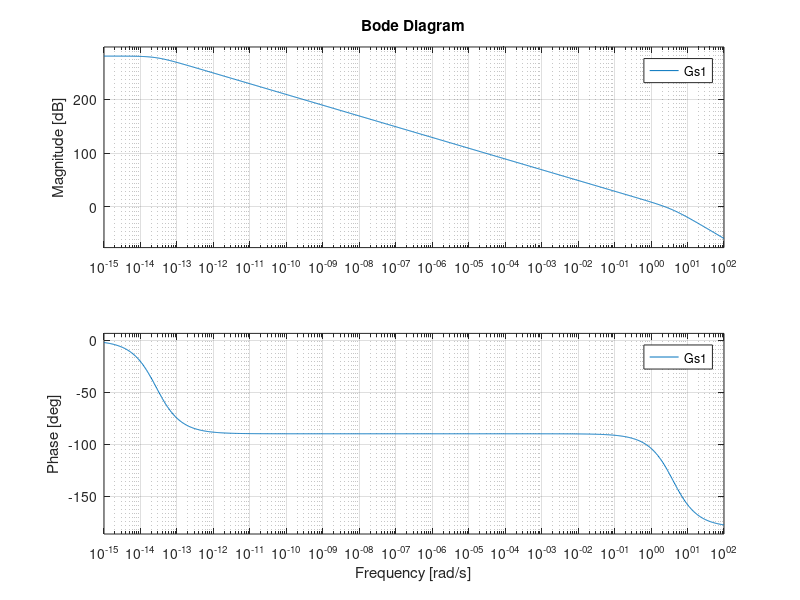
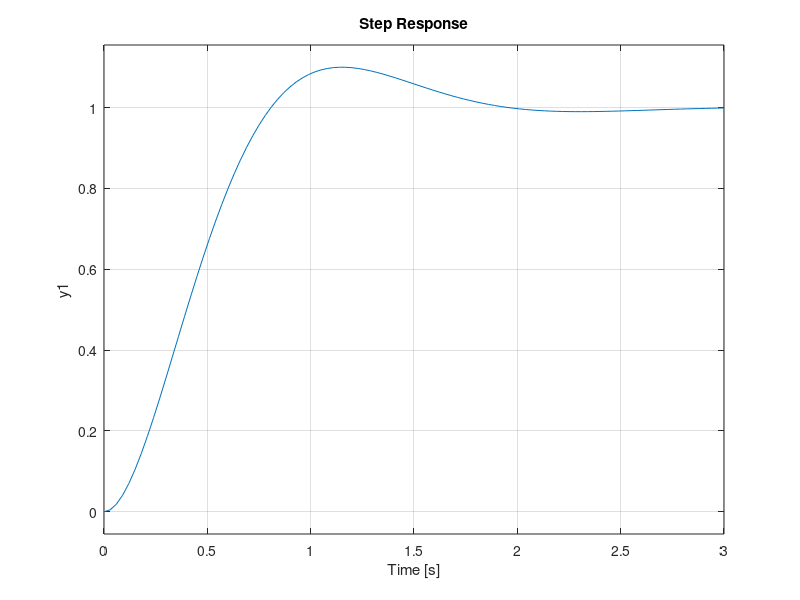
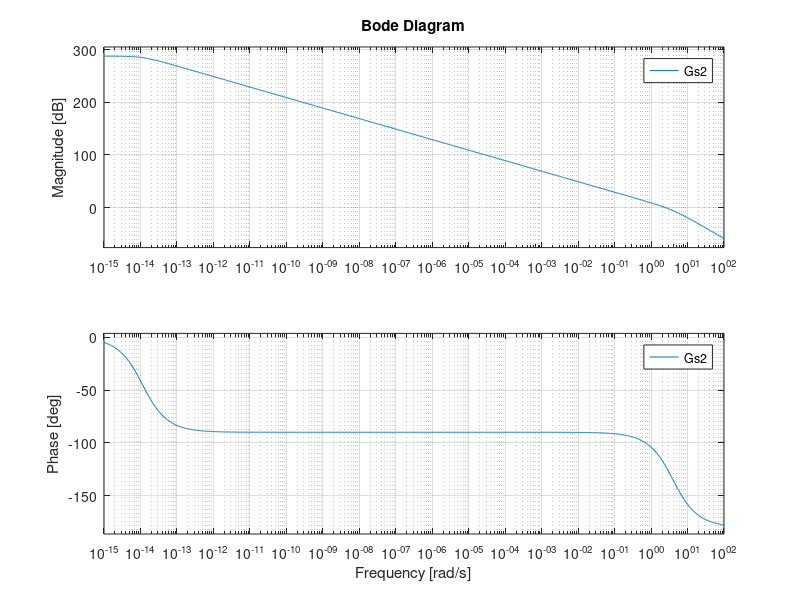
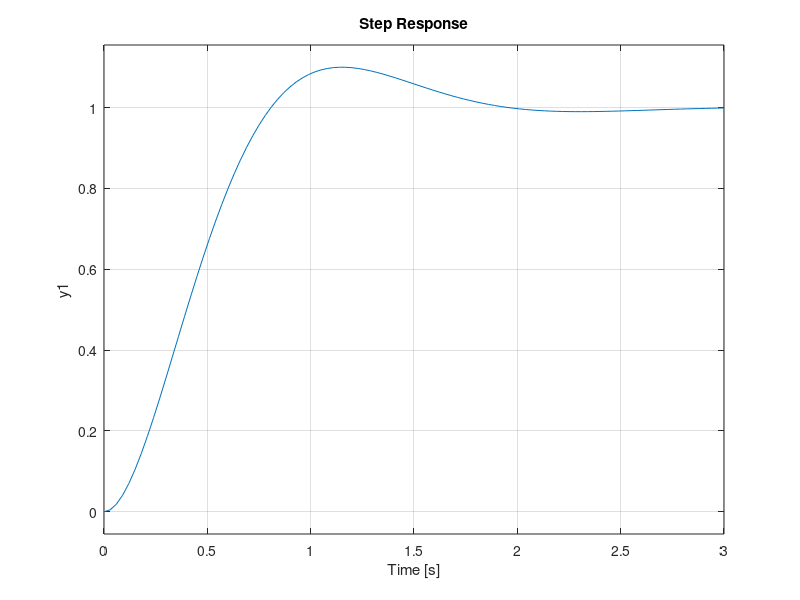

Reproduce these figures in MATLAB, in order.
clear all
clc
A=[0 1 0 0 0 0;
    0 -0.4733 -29.1464 0.4733 0 0;
    0 0 0 1 0 0;
    0 0.1401 29.1651 -0.1401 0 0;
    0 0 0 0 0 1;
    0 0 0 0 0 -2.6349]
B=[0 0;
    109.3664 109.3664;
    0 0;
    -32.3752 -32.3752;
    0 0;
    -0.5055 0.5055]

C=eye(6)
D=zeros(6,2)
sys=ss(A,B,C,D);
Hp=zpk(tf(sys))

C0=ctrb(A,B)
ctrb=rank(C0)
O0=obsv(A,C)
obs=rank(O0)
G11=Hp(1,1);
G12=Hp(2,1);
G13=Hp(3,1);
G14=Hp(4,1);
G15=Hp(5,1);
G16=Hp(6,1);
G21=Hp(1,2);
G22=Hp(2,2);
G23=Hp(3,2);
G24=Hp(4,2);
G25=Hp(5,2);
G26=Hp(6,2);

G_11=minreal(zpk(G11))
G_12=minreal(zpk(G13))
G_21=minreal(zpk(G23))
G_22=minreal(zpk(G21))

%alegeri bune:
%g11 g15 g25 g21
%g11 g13 g23 g21

[num_11,den_11]=tfdata(G_11,'V');
[num_12,den_12]=tfdata(G_12,'V');
[num_21,den_21]=tfdata(G_21,'V');
[num_22,den_22]=tfdata(G_22,'V');

G=[G_11 G_12;
   G_21 G_22]

%% 
D11=1;
D12=-G_12/G_11;
D21=-G_21/G_22;
D22=1;
D=[D11 D12;
   D21 D22]
[num_d11,den_d11]=tfdata(G_11,'V');
[num_d12,den_d12]=tfdata(G_12,'V');
[num_d21,den_d21]=tfdata(G_21,'V');
[num_d22,den_d22]=tfdata(G_22,'V');
H=minreal(zpk(G*D))

H11=H(1,1)
H22=H(2,2)

G1=minreal(zpk(H11),0.1)
G2=minreal(zpk(H22),0.1)

[num_G1,den_G1]=tfdata(G1,'V');
[num_G2,den_G2]=tfdata(G2,'V');
%% Calcul controller 1 Guillemin-Truxal
sigma=0.1;
tr=2;

% =>
zeta=(-log(sigma))/(sqrt(pi^2+(log(sigma))^2))
wn=4/(zeta*tr)
cv=wn/(2*zeta);
wb=wn*sqrt(1-2*zeta^2+sqrt(2-4*zeta^2+4*zeta^4));

G01=tf(wn^2,[1 2*zeta*wn wn^2])
Gc1=minreal(zpk(1/G1*G01/(1-G01)))


[num_gc1,den_gc1]=tfdata(Gc1,'V')

Gs1=series(Gc1,G1)
figure
bode(Gs1)
Gc01=minreal(feedback(Gs1,1))
[num_gc01,den_gc01]=tfdata(Gc01,'V')
figure
step(Gc01)
%overshoot=10 settling time=1.75
%% Calcul controller 2 Guillemin Truxal
sigma=0.1;
tr=2;

% =>
zeta=(-log(sigma))/(sqrt(pi^2+(log(sigma))^2))
wn=4/(zeta*tr)
cv=wn/(2*zeta);
wb=wn*sqrt(1-2*zeta^2+sqrt(2-4*zeta^2+4*zeta^4));

G02=tf(wn^2,[1 2*zeta*wn wn^2])

Gc2=minreal(zpk(1/G2*G02/(1-G02)))

[num_gc2,den_gc2]=tfdata(Gc2,'V');

Gs2=series(Gc2,G2)
figure
bode(Gs2)
Gc02=minreal(feedback(Gs2,1))
figure
step(Gc02)



